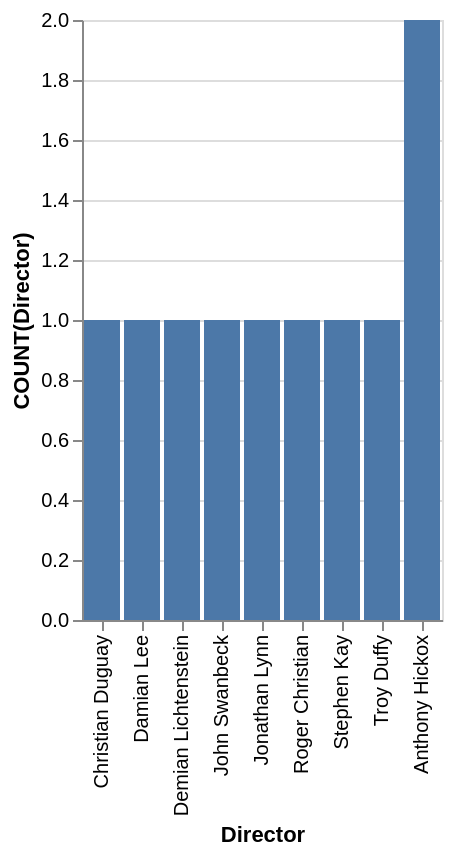

Vega-Lite specification for this chart:
### Vega-Lite specification from a JSON file in a GitHub repository (floating-point values rounded to 4 significant figures)
{"data": {"values": [{"x_data": "Anthony Hickox", "y_data": 2}, {"x_data": "Christian Duguay", "y_data": 1}, {"x_data": "Damian Lee", "y_data": 1}, {"x_data": "Demian Lichtenstein", "y_data": 1}, {"x_data": "John Swanbeck", "y_data": 1}, {"x_data": "Jonathan Lynn", "y_data": 1}, {"x_data": "Roger Christian", "y_data": 1}, {"x_data": "Stephen Kay", "y_data": 1}, {"x_data": "Troy Duffy", "y_data": 1}]}, "mark": "bar", "encoding": {"x": {"field": "x_data", "type": "nominal", "title": "Director", "sort": {"op": "sum", "field": "y_data", "order": "ascending"}}, "y": {"field": "y_data", "type": "quantitative", "title": "COUNT(Director)"}}}
